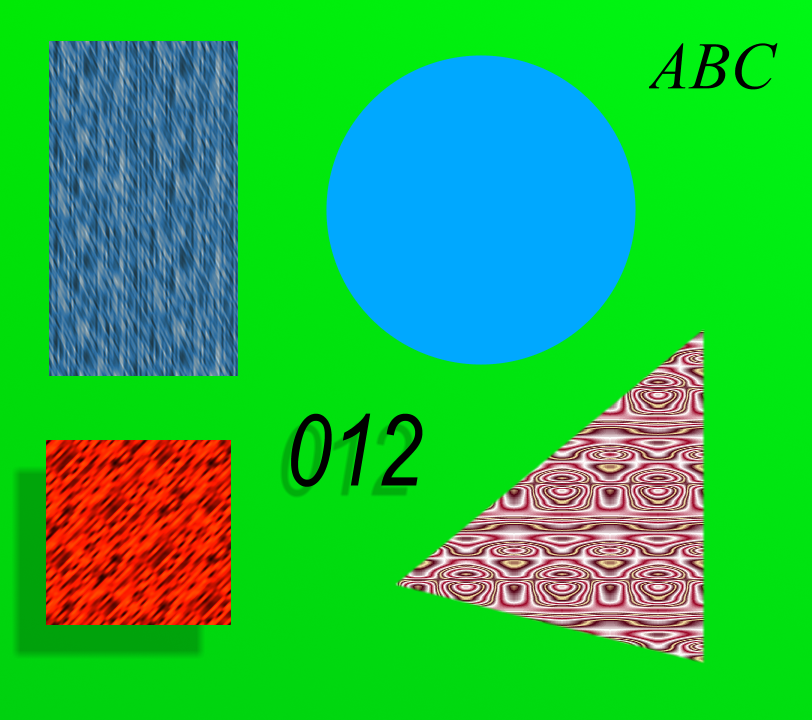
#> input picture img/0.BMP, 812 x 720 px, given in place of 1.bmp, which was not available
$ python teste4.py
#> lines starting #> are read from the running program, lines starting #| are printed output that depends on the picture; after the words box and inside, x2 and y2 are one past the last pixel; in counts of white or black regions, pixels touching at a corner belong together; pictures that were not available may be replaced by others from this repository, and a replacement may not be noted
import cv2 as cv
import numpy as np
import argparse
import os

def create_parser():
    parser = argparse.ArgumentParser(description='Chroma Key Processing')
    parser.add_argument('--input', type=str, default='img/1.bmp', help='Path to input image with green background')
    parser.add_argument('--background', type=str, default='img/back.jpg', help='Path to background image')
    parser.add_argument('--output', type=str, help='Path to save output image')
    parser.add_argument('--show', action='store_true', help='Show intermediate results')
    return parser

def calculate_green_dominance(img):
    """Calculate how dominant green is compared to other channels in each pixel"""
    b, g, r = cv.split(img)

    # Green dominance over red and blue
    dominance_r = np.clip((g.astype(np.float32) - r.astype(np.float32)) / 255.0, 0, 1)
    dominance_b = np.clip((g.astype(np.float32) - b.astype(np.float32)) / 255.0, 0, 1)

    # Combine dominance scores (pixel is green if it's more green than both red and blue)
    green_score = dominance_r * dominance_b

    return green_score

def create_soft_mask(img, hsv_lower=(45, 30, 30), hsv_upper=(85, 255, 255),
                     expansion_kernel_size=5, blur_amount=15):
    """Create a soft mask that captures the transition regions between foreground and background"""

    # HSV approach for primary segmentation
    hsv = cv.cvtColor(img, cv.COLOR_BGR2HSV)
    lower_green = np.array(hsv_lower)
    upper_green = np.array(hsv_upper)

    # Create base mask
    mask = cv.inRange(hsv, lower_green, upper_green)

    # Calculate green dominance as a continuous value
    green_dominance = calculate_green_dominance(img)

    # Combine binary mask with green dominance for transition handling
    combined_mask = np.maximum(mask / 255.0, green_dominance * 0.8)

    # Ensure the mask isn't too aggressive (preserve semi-transparent areas)
    kernel = np.ones((expansion_kernel_size, expansion_kernel_size), np.uint8)
    dilated_mask = cv.dilate(mask, kernel)
    transition_zone = dilated_mask - mask

    # Add more granularity to transition areas
    combined_mask = np.where(
        transition_zone > 0,
        np.minimum(combined_mask * 1.2, 1.0),  # Enhance transition areas slightly
        combined_mask
    )

    # Invert the mask (1 for foreground, 0 for background/green)
    inverted_mask = 1.0 - combined_mask

    # Smooth the transitions with a large Gaussian blur
    blurred_mask = cv.GaussianBlur(inverted_mask, (blur_amount, blur_amount), 0)

    # Ensure values stay in valid range
    blurred_mask = np.clip(blurred_mask, 0.0, 1.0)

    return blurred_mask

def apply_despill(img, mask, strength=0.5):
    """Remove green color spill from edges"""
    # Split the channels
    b, g, r = cv.split(img.astype(np.float32))

    # Use red and blue to estimate what green should be
    natural_green = (r + b) / 2.0

    # Detect where green is unnaturally high
    green_excess = np.maximum(g - natural_green, 0)

    # Scale the effect by the inverse mask (more effect near green edges)
    # Make sure mask has same shape as the color channels
    mask_resized = cv.resize(mask, (g.shape[1], g.shape[0]))
    inv_mask = 1.0 - mask_resized

    correction = green_excess * inv_mask * strength

    # Apply the correction
    g_corrected = g - correction

    # Ensure all channels have the same shape and type
    b = b.astype(np.float32)
    g_corrected = g_corrected.astype(np.float32)
    r = r.astype(np.float32)

    # Merge channels back
    despilled = cv.merge([b, g_corrected, r])

    return despilled

def enhance_foreground(img, strength=0.1):
    """Enhance the foreground to make it pop against the new background"""
    lab = cv.cvtColor(img, cv.COLOR_BGR2LAB)
    l, a, b_channel = cv.split(lab)

    # Enhance lightness slightly
    l = np.clip(l * (1 + strength), 0, 255).astype(np.uint8)

    # Enhance color slightly
    a = np.clip(a * (1 + strength), 0, 255).astype(np.uint8)
    b_channel = np.clip(b_channel * (1 + strength), 0, 255).astype(np.uint8)

    enhanced_lab = cv.merge([l, a, b_channel])
    enhanced_img = cv.cvtColor(enhanced_lab, cv.COLOR_LAB2BGR)

    return enhanced_img

def match_histogram(source, reference):
    """Match histogram of source image to reference image"""
    # Convert to LAB color space
    source_lab = cv.cvtColor(source, cv.COLOR_BGR2LAB)
    reference_lab = cv.cvtColor(reference, cv.COLOR_BGR2LAB)

    # Split channels
    source_l, source_a, source_b = cv.split(source_lab)
    reference_l, reference_a, reference_b = cv.split(reference_lab)

    # Only match the L channel (brightness)
    source_hist = cv.calcHist([source_l], [0], None, [256], [0, 256])
    reference_hist = cv.calcHist([reference_l], [0], None, [256], [0, 256])

    # Calculate CDFs
    source_cdf = source_hist.cumsum() / source_hist.sum()
    reference_cdf = reference_hist.cumsum() / reference_hist.sum()

    # Create lookup table
    lookup_table = np.zeros(256, dtype=np.uint8)
    for i in range(256):
        j = 255
        while j > 0 and source_cdf[i] <= reference_cdf[j]:
            j -= 1
        # Ensure j is never negative
        lookup_table[i] = max(0, j)

    # Apply lookup table
    matched_l = cv.LUT(source_l, lookup_table)

    # Ensure all channels have the same type
    matched_l = matched_l.astype(source_a.dtype)

    # Merge channels and convert back
    matched_lab = cv.merge([matched_l, source_a, source_b])
    matched_bgr = cv.cvtColor(matched_lab, cv.COLOR_LAB2BGR)

    return matched_bgr

def process_chroma_key(input_path, background_path, show_steps=False):
    """Process an image with chroma key effect"""
    # Load images
    img = cv.imread(input_path)
    if img is None:
        print(f"Error: Could not load image from {input_path}")
        return None

    background = cv.imread(background_path)
    if background is None:
        print(f"Error: Could not load background from {background_path}")
        return None

    # Step 1: Create a soft mask
    mask = create_soft_mask(img)
    mask_3d = cv.merge([mask, mask, mask])

    if show_steps:
        cv.imshow("Original Image", img)
        cv.imshow("Soft Mask", mask)
        cv.waitKey(0)

    # Step 2: Apply green spill reduction
    despilled = apply_despill(img, mask)

    if show_steps:
        cv.imshow("After Despill", despilled.astype(np.uint8))
        cv.waitKey(0)

    # Step 3: Extract foreground
    foreground = despilled * mask_3d

    if show_steps:
        cv.imshow("Extracted Foreground", foreground.astype(np.uint8))
        cv.waitKey(0)

    # Step 4: Enhance foreground slightly
    enhanced_foreground = enhance_foreground(foreground.astype(np.uint8))

    if show_steps:
        cv.imshow("Enhanced Foreground", enhanced_foreground)
        cv.waitKey(0)

    # Step 5: Resize background to match foreground
    h, w = img.shape[:2]
    background_resized = cv.resize(background, (w, h))

    # Optional: Match histogram between foreground and background for better blending
    matched_foreground = match_histogram(enhanced_foreground, background_resized)

    if show_steps:
        cv.imshow("Resized Background", background_resized)
        cv.imshow("Histogram Matched Foreground", matched_foreground)
        cv.waitKey(0)

    # Step 6: Apply background through inverse mask
    background_mask_3d = 1.0 - mask_3d
    background_part = background_resized.astype(np.float32) * background_mask_3d

    if show_steps:
        cv.imshow("Background Part", background_part.astype(np.uint8))
        cv.waitKey(0)

    # Step 7: Combine foreground and background
    result = cv.add(matched_foreground.astype(np.float32) * mask_3d, background_part)

    return result.astype(np.uint8)

def main():
    # parser = create_parser()
    # args = parser.parse_args()

    result = process_chroma_key('img/1.bmp', 'img/back.jpg', show_steps=False)
#> in process_chroma_key, img is the input picture: shape (720, 812, 3); mean B, G, R 69.8, 184.7, 35.5
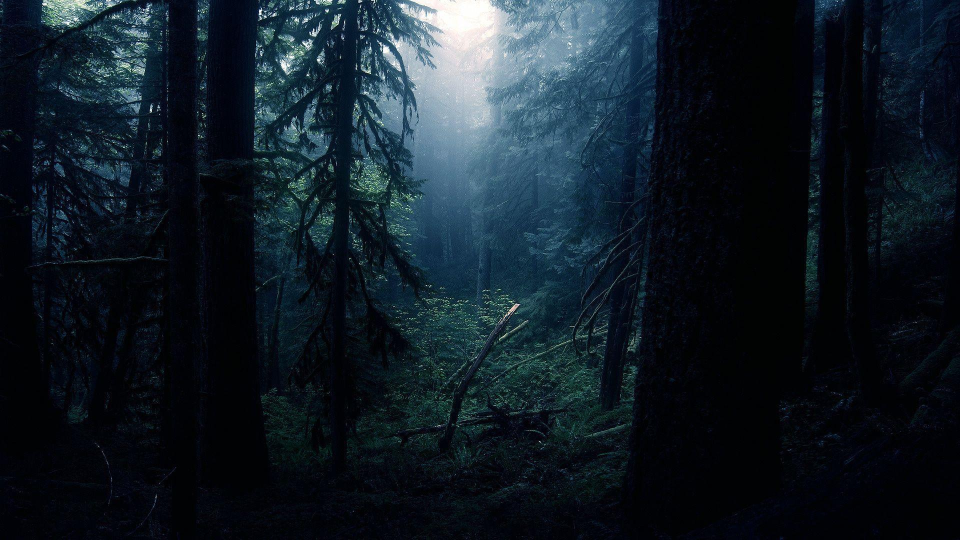
#> input picture img/back.jpg, 1920 x 1080 px (shown at 1/2 size)
#> in process_chroma_key, background is the input picture: shape (1080, 1920, 3); mean B, G, R 37.5, 28.7, 17.9
#> in create_soft_mask, `hsv = cv.cvtColor(img, cv.COLOR_BGR2HSV)`: hsv: shape (720, 812, 3); mean H, S, V 73.8, 228.2, 215.3
#> in create_soft_mask, `mask = cv.inRange(hsv, lower_green, upper_green)`:
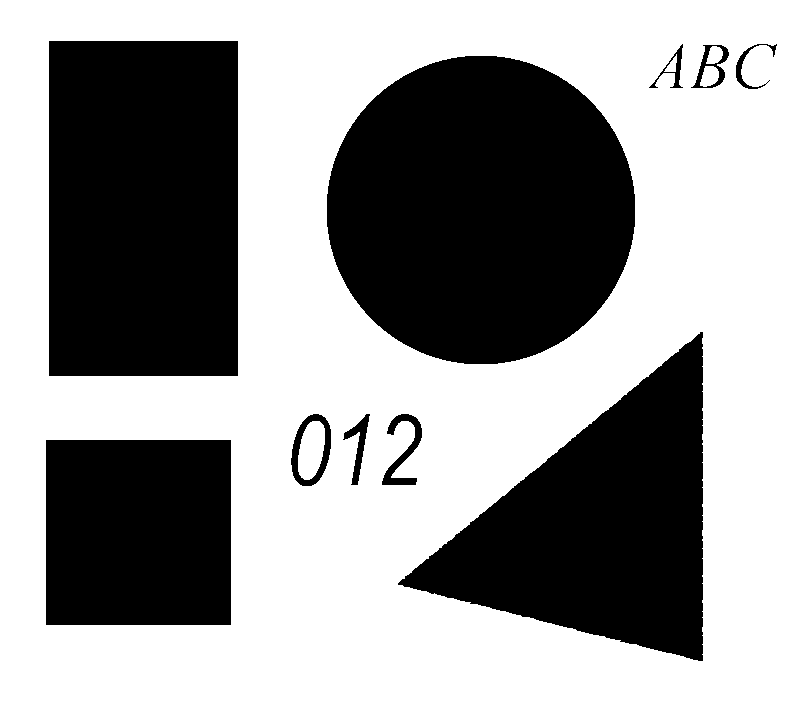
#> mask: shape (720, 812); 61.2% white; 10 black regions, largest, box (x1, y1, x2, y2) and area: (327, 56, 635, 364) 74896, (49, 41, 238, 376) 63315, (398, 332, 703, 661) 50642
#> in create_soft_mask, `dilated_mask = cv.dilate(mask, kernel)`: dilated_mask: shape (720, 812); 63.2% white; 24 black regions (14 under 20 px), largest, box (x1, y1, x2, y2) and area: (329, 58, 633, 362) 72448, (51, 43, 236, 374) 61235, (403, 337, 701, 659) 48002
#> in create_soft_mask, `transition_zone = dilated_mask - mask`: transition_zone: shape (720, 812); 2% white in thin lines or dots, all inside (x1, y1, x2, y2) = (46, 41, 777, 661)
#> in apply_despill, `despilled = cv.merge([b, g_corrected, r])`:
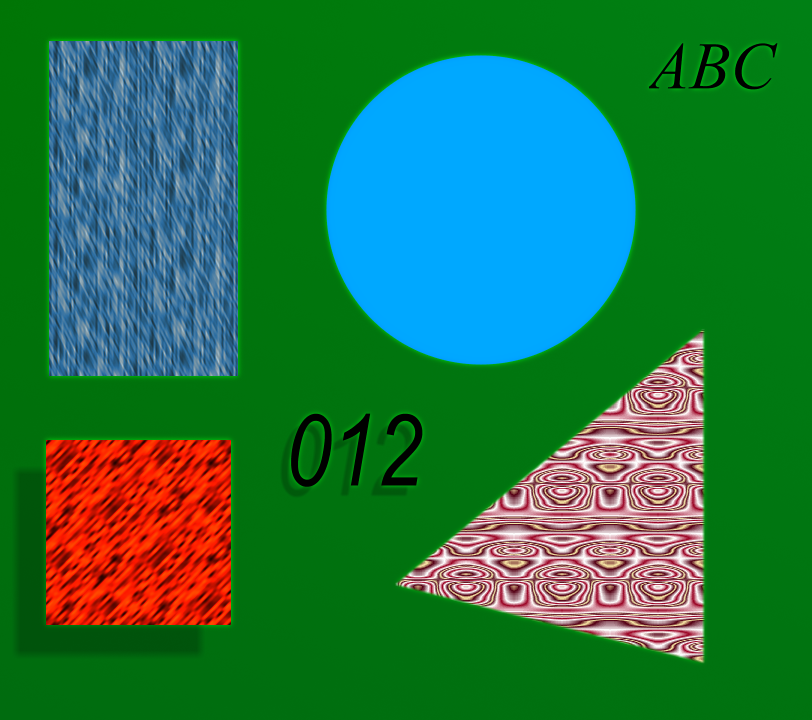
#> despilled: shape (720, 812, 3) float32; mean B, G, R 70, 118.8, 35.5
#> in enhance_foreground, `lab = cv.cvtColor(img, cv.COLOR_BGR2LAB)`: lab: shape (720, 812, 3); mean of channels 0, 1, 2 54.2, 132, 123
#> in enhance_foreground, `l, a, b_channel = cv.split(lab)`:
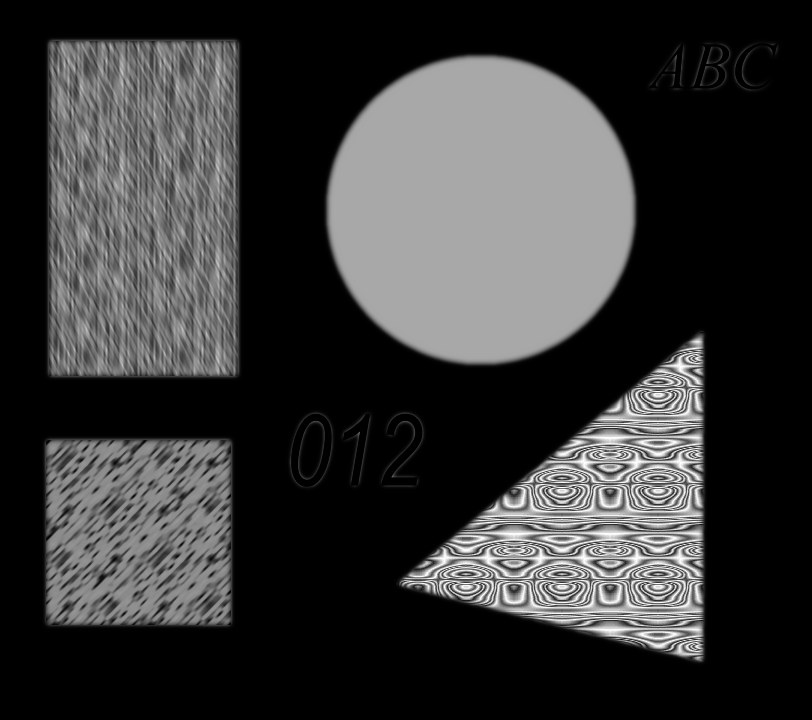
#> l: shape (720, 812); min 0, max 254, mean 54.2
#> in enhance_foreground, `enhanced_lab = cv.merge([l, a, b_channel])`: enhanced_lab: shape (720, 812, 3); mean of channels 0, 1, 2 59.3, 144.5, 134.6
#> in enhance_foreground, `enhanced_img = cv.cvtColor(enhanced_lab, cv.COLOR_LAB2BGR)`:
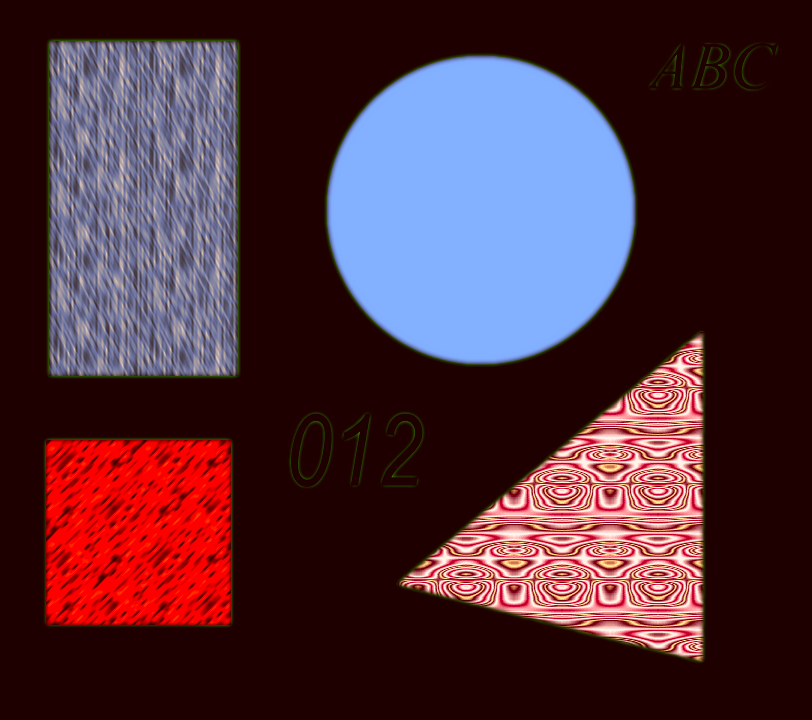
#> enhanced_img: shape (720, 812, 3); mean B, G, R 58.6, 46.8, 80.3
#> in match_histogram, `source_lab = cv.cvtColor(source, cv.COLOR_BGR2LAB)`: source_lab: shape (720, 812, 3); mean of channels 0, 1, 2 62.9, 142.9, 129.5
#> in match_histogram, `reference_lab = cv.cvtColor(reference, cv.COLOR_BGR2LAB)`: reference_lab: shape (720, 812, 3); mean of channels 0, 1, 2 27.4, 126.6, 122
#> in match_histogram, `reference_l, reference_a, reference_b = cv.split(reference_lab)`:
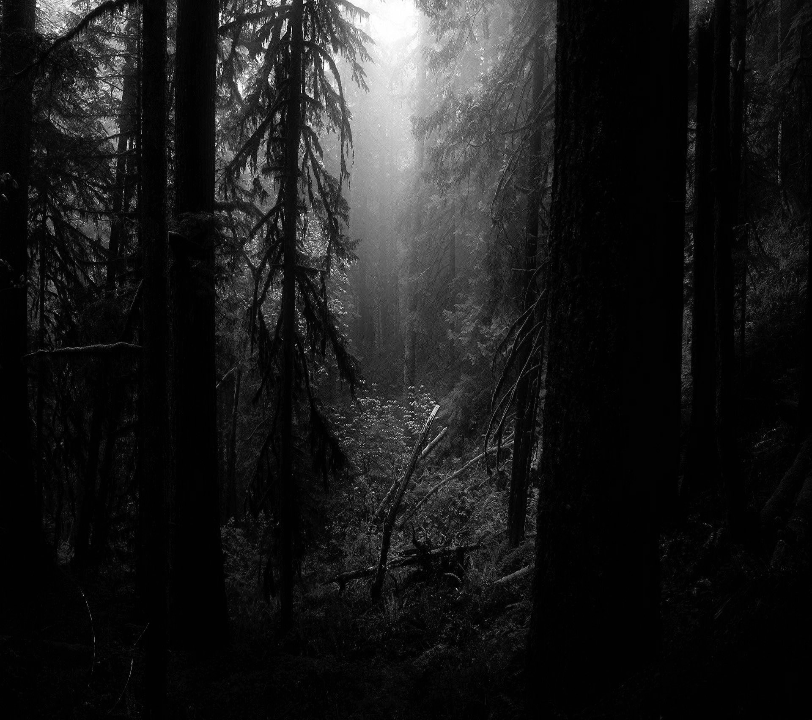
#> reference_l: shape (720, 812); min 0, max 255, mean 27.4
#> in match_histogram, `reference_l, reference_a, reference_b = cv.split(reference_lab)`:
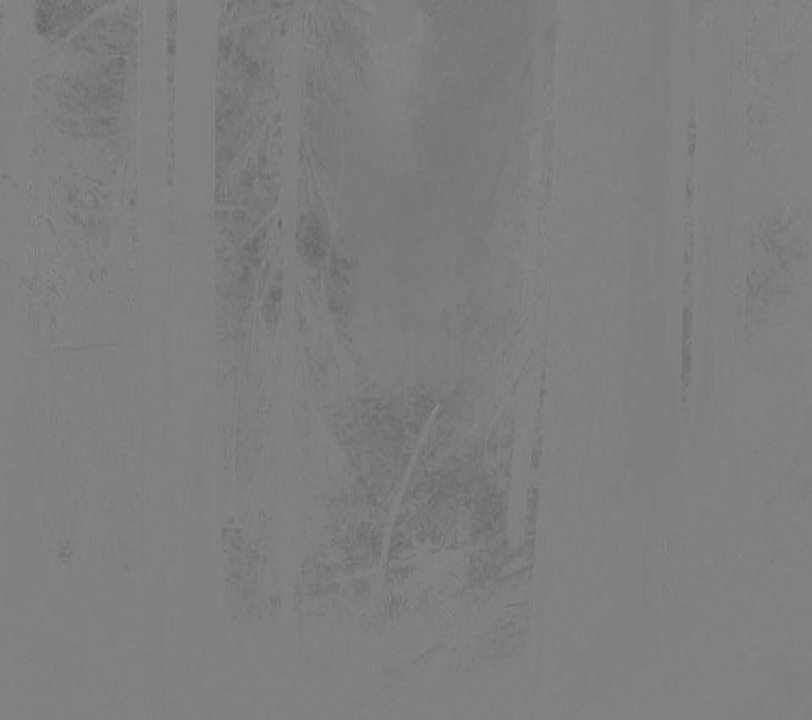
#> reference_a: shape (720, 812); min 98, max 146, mean 126.6
#> in match_histogram, `source_hist = cv.calcHist([source_l], [0], None, [256], [0, 256])`: source_hist = 256 values, max 343986 at index 7, min 0 at index 0, mean 2283.8
#> in match_histogram, `reference_hist = cv.calcHist([reference_l], [0], None, [256], [0, 256])`: reference_hist = 256 values, max 133398 at index 1, min 0 at index 4, mean 2283.8
#> in match_histogram, `source_cdf = source_hist.cumsum() / source_hist.sum()`: source_cdf = 256 values from 0 to 1
#> in match_histogram, `reference_cdf = reference_hist.cumsum() / reference_hist.sum()`: reference_cdf = 256 values from 0.0118 to 1

    if result is not None:
        # Show result
        cv.imshow("Final Result", result)
        cv.waitKey(0)
        cv.destroyAllWindows()

        # Save result if output path is specified
        # if args.output:
        #     cv.imwrite(args.output, result)
        #     print(f"Result saved to {args.output}")

if __name__ == "__main__":
    main()
